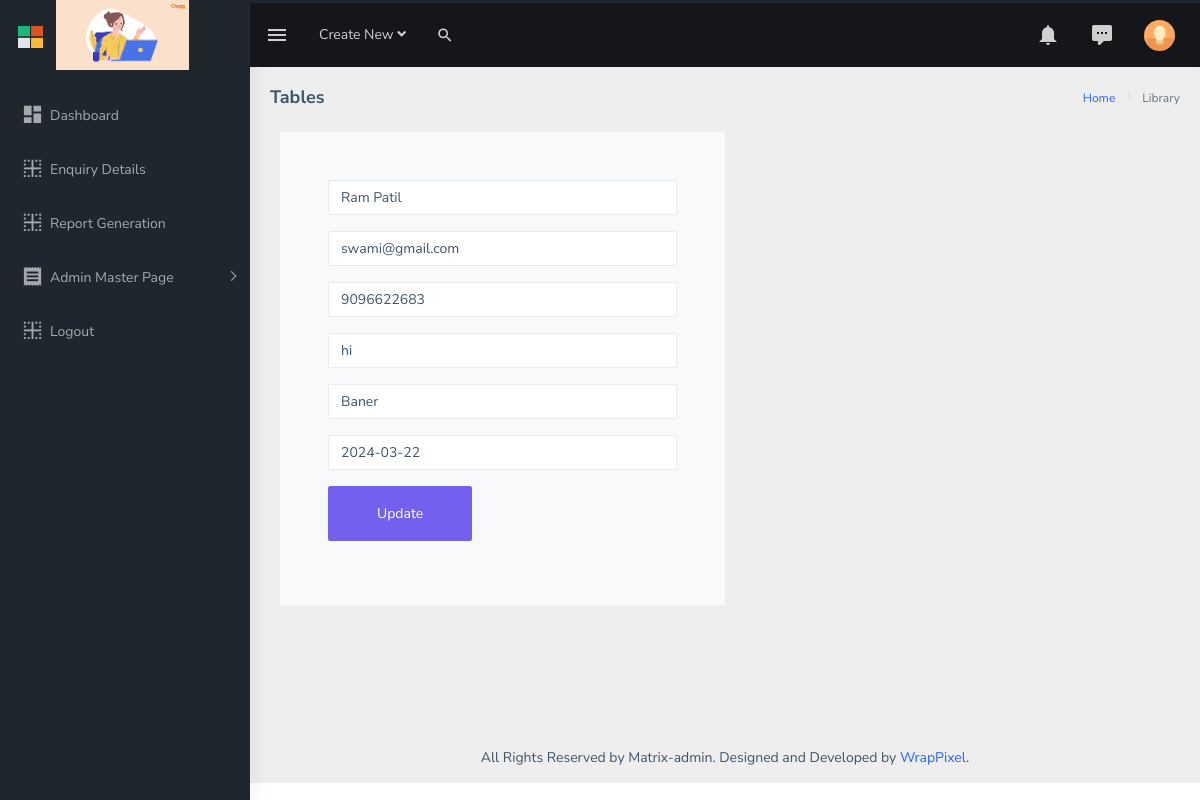
The app's page /edit/30/ with its own data.
### application/models.py (models this page shows, shortened)
class enquiry_table(models.Model):
    name = models.CharField(max_length=255)
    email = models.EmailField(max_length=255)
    phone = models.CharField(max_length=10)
    message = models.TextField()
    dropdown = models.CharField(max_length=100)
    date_field = models.DateField(default=date.today)

### application/views.py (the view)
# urls.py: path('edit/<int:id>/', views.edit_record, name ='edit_record'),
def edit_record(request, id):
    info = enquiry_table.objects.filter(pk=id)
    data = {'abc':info}
    return render(request, 'dashboard/editrecord.html', data)

### templates/dashboard/editrecord.html (shortened to what this page needs)
{% load static %}
<!DOCTYPE html>
<html dir="ltr" lang="en">
  <head>
    <link
      rel="stylesheet"
      type="text/css"
      href="{% static "dashboard/assets/extra-libs/multicheck/multicheck.css" %}"
    />
    <link
      href="{% static "dashboard/assets/libs/datatables.net-bs4/css/dataTables.bootstrap4.css" %}"
      rel="stylesheet"
    />
    <link href="{% static "dashboard/dist/css/style.min.css" %}" rel="stylesheet" />
  </head>
  <body>
    <div
      id="main-wrapper"
      data-layout="vertical"
      data-navbarbg="skin5"
      data-sidebartype="full"
      data-sidebar-position="absolute"
      data-header-position="absolute"
      data-boxed-layout="full"
    >
      <header class="topbar" data-navbarbg="skin5">
        <nav class="navbar top-navbar navbar-expand-md navbar-dark">
          <div class="navbar-header" data-logobg="skin5">
            <a class="navbar-brand" href="index.html">
              <b class="logo-icon ps-2">
                <img
                  src="{% static 'dashboard/assets/images/logo-icon.png' %}"
                  alt="homepage"
                  class="light-logo"
                  width="25"
                />
              </b>
              <span class="logo-text ms-2">
                <img
                  src="{% static 'dashboard/assets/images/house-wife-logo.png' %}"
                  style="height:70px;width:100%;"
                  alt="homepage"
                  class="light-logo"
                />
              </span>
            </a>
          </div>
          <div
            class="navbar-collapse collapse"
            id="navbarSupportedContent"
            data-navbarbg="skin5"
          >
            <ul class="navbar-nav float-start me-auto">
              <li class="nav-item d-none d-lg-block">
                <a
                  class="nav-link sidebartoggler waves-effect waves-light"
                  href="javascript:void(0)"
                  data-sidebartype="mini-sidebar"
                  ><i class="mdi mdi-menu font-24"></i
                ></a>
              </li>
              <li class="nav-item dropdown">
                <a
                  class="nav-link dropdown-toggle"
                  href="#"
                  id="navbarDropdown"
                  role="button"
                  data-bs-toggle="dropdown"
                  aria-expanded="false"
                >
                  <span class="d-none d-md-block"
                    >Create New <i class="fa fa-angle-down"></i
                  ></span>
                </a>
              </li>
              <li class="nav-item search-box">
                <a
                  class="nav-link waves-effect waves-dark"
                  href="javascript:void(0)"
                  ><i class="mdi mdi-magnify fs-4"></i
                ></a>
              </li>
            </ul>
            <ul class="navbar-nav float-end">
              <li class="nav-item dropdown">
                <a
                  class="nav-link dropdown-toggle"
                  href="#"
                  id="navbarDropdown"
                  role="button"
                  data-bs-toggle="dropdown"
                  aria-expanded="false"
                >
                  <i class="mdi mdi-bell font-24"></i>
                </a>
              </li>
              <li class="nav-item dropdown">
                <a
                  class="nav-link dropdown-toggle waves-effect waves-dark"
                  href="#"
                  id="2"
                  role="button"
                  data-bs-toggle="dropdown"
                  aria-expanded="false"
                >
                  <i class="font-24 mdi mdi-comment-processing"></i>
                </a>
              </li>
              <li class="nav-item dropdown">
                <a
                  class="
                    nav-link
                    dropdown-toggle
                    text-muted
                    waves-effect waves-dark
                    pro-pic
                  "
                  href="#"
                  id="navbarDropdown"
                  role="button"
                  data-bs-toggle="dropdown"
                  aria-expanded="false"
                >
                  <img
                    src="{% static "dashboard/assets/images/users/1.jpg" %}"
                    alt="user"
                    class="rounded-circle"
                    width="31"
                  />
                </a>
              </li>
            </ul>
          </div>
        </nav>
      </header>
      <aside class="left-sidebar" data-sidebarbg="skin5">
        <div class="scroll-sidebar">
          <nav class="sidebar-nav">
            <ul id="sidebarnav" class="pt-4">
              <li class="sidebar-item">
                <a
                  class="sidebar-link waves-effect waves-dark sidebar-link"
                  href="{% url 'dashboarddemo' %}"
                  aria-expanded="false"
                  ><i class="mdi mdi-view-dashboard"></i
                  ><span class="hide-menu">Dashboard</span></a
                >
              </li>
              <li class="sidebar-item">
                <a
                  class="sidebar-link waves-effect waves-dark sidebar-link"
                  href="{% url 'enquiry_details' %}"
                  aria-expanded="false"
                  ><i class="mdi mdi-border-inside"></i
                  ><span class="hide-menu">Enquiry Details</span></a
                >
              </li>
              <li class="sidebar-item">
                <a
                  class="sidebar-link waves-effect waves-dark sidebar-link"
                  href="{% url 'reports' %}"
                  aria-expanded="false"
                  ><i class="mdi mdi-border-inside"></i
                  ><span class="hide-menu">Report Generation</span></a
                >
              </li>
              <li class="sidebar-item">
                <a
                  class="sidebar-link has-arrow waves-effect waves-dark"
                  href="javascript:void(0)"
                  aria-expanded="false"
                  ><i class="mdi mdi-receipt"></i
                  ><span class="hide-menu">Admin Master Page </span></a
                >
              </li>
              <li class="sidebar-item">
                <a
                  class="sidebar-link waves-effect waves-dark sidebar-link"
                  href="{% url 'logout' %}"
                  aria-expanded="false"
                  ><i class="mdi mdi-border-inside"></i
                  ><span class="hide-menu">Logout</span></a
                >
              </li>
            </ul>
          </nav>
        </div>
      </aside>
      <div class="page-wrapper">
        <div class="page-breadcrumb">
          <div class="row">
            <div class="col-12 d-flex no-block align-items-center">
              <h4 class="page-title">Tables</h4>
              <div class="ms-auto text-end">
                <nav aria-label="breadcrumb">
                  <ol class="breadcrumb">
                    <li class="breadcrumb-item"><a href="#">Home</a></li>
                    <li class="breadcrumb-item active" aria-current="page">
                      Library
                    </li>
                  </ol>
                </nav>
              </div>
            </div>
          </div>
        </div>
        <div class="container-fluid">
          <div class="row">
            <div class="col-12">
              {% for x in abc %}
              <section class="ftco-section ftco-no-pt ftco-no-pb contact-section">
                <div class="container">
                  <div class="row d-flex align-items-stretch no-gutters">
                    <div class="col-md-6 p-4 p-md-5 order-md-last bg-light">
                      <form action="{% url 'update_record' x.id %}" method="POST" name="Edit_Form">
                        <div class="form-group">
                          <input type="text" class="form-control" name="name"  value="{{x.name}}" required>
                        </div>
                        <div class="form-group">
                          <input type="email" class="form-control"  name="email" value="{{x.email}}" >
                        </div>
                        <div class="form-group">
                          <input type="text" class="form-control"  name="phone" value="{{x.phone}}" >
                        </div>
                        <div class="form-group">
                          <input type="text" name="message"  cols="30" rows="7" class="form-control"  value="{{x.message}}" >
                        </div>
                        <div class="form-group">
                          <input type="text" name="dropdown"  cols="30" rows="7" class="form-control"  value="{{x.dropdown}}" >
                        </div>
                        <div class="form-group">
                          <input type="text" name="date"  cols="30" rows="7" class="form-control"  value="{{x.date_field|date:"Y-m-d"}}" >
                        </div>
                        <div class="form-group">
                          <input type="submit" value="Update" class="btn btn-primary py-3 px-5" name="submit">
                        </div>
                      </form>
                    </div>
                  </div>
                </div>
              </section>
              {% endfor %}
            </div>
          </div>
        </div>
        <footer class="footer text-center">
          All Rights Reserved by Matrix-admin. Designed and Developed by
          <a href="https://www.wrappixel.com">WrapPixel</a>.
        </footer>
      </div>
    </div>
  </body>
</html>

### records on screen
enquiry_table: name "Ram Patil", email "swami@gmail.com", phone "9096622683", message "hi", dropdown "Baner", date "2024-03-22"
